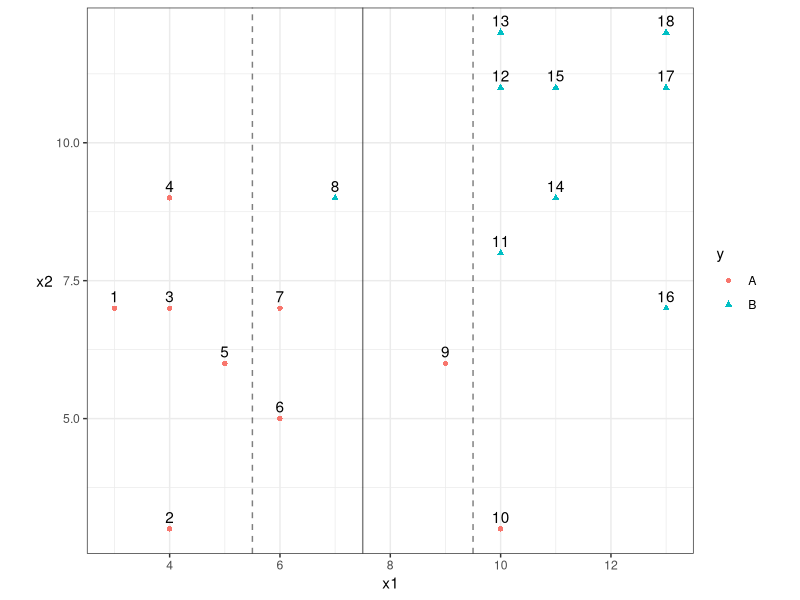

R code for this plot:
## ---- chunk 1
library(tidyverse)
set.seed(501)
tibble(x1 = c(rpois(10,5), 15-rpois(10,5)),
       x2 = c(rpois(10,5), 15-rpois(10,5)),
       y  = rep(LETTERS[1:2], each=10)) %>% 
    group_by(x1, x2) %>% 
    summarise(y=unique(y)) %>% 
    ggplot(aes(x1,x2)) +
    geom_point(aes(shape=y, colour=y)) +
    geom_text(aes(label=1:18), vjust=-0.5) +
    geom_vline(xintercept=5.5, alpha=0.5, linetype="dashed") +
    geom_vline(xintercept=7.5, alpha=0.5) +
    geom_vline(xintercept=9.5, alpha=0.5, linetype="dashed") +
    theme_bw() +
    theme(axis.title.y = element_text(angle=0, vjust=0.5)) +
    coord_equal() +
    scale_x_continuous(breaks=1:10*2)
